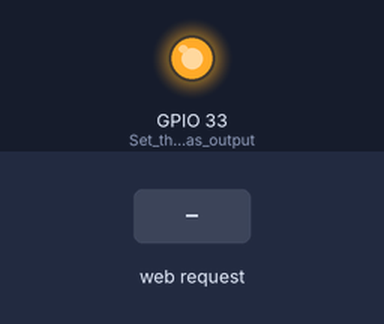
Simulated run of this sketch. Board: ESP32. Shown: output pins drawn as LEDs (lit = HIGH). Inputs (shaded band) come from the test bench. WiFi joins after 1.5 s; servers stay silent unless stated; the camera gives no picture; what the sketch prints to the serial monitor is not drawn.

Above: at 3.0 s.
3.1 s: HTTP request GET /get_img received
At 4.9 s:
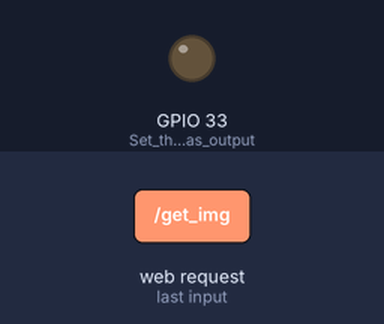
Timing chart, 0 to 13.8 s (numbered marks = the images above; inputs shaded):
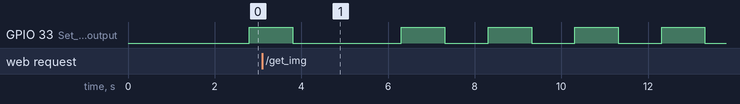

The sketch:

ESPCAM_TakePhoto.ino
```cpp
// (licence header left out)
#include "esp_camera.h"
#include <WiFi.h>
#include "esp_timer.h"
#include "img_converters.h"
#include "Arduino.h"
#include "fb_gfx.h"
#include "soc/soc.h" //disable brownout problems
#include "soc/rtc_cntl_reg.h"  //disable brownout problems
#include "esp_http_server.h"


const char* ssid = "_";
const char* password = "_";

IPAddress local_IP(192, 168, 10, 154);
IPAddress gateway(192, 168, 10, 1);


IPAddress subnet(255, 255, 255, 0);

WiFiServer wifiServer(80);


#define PART_BOUNDARY "123456789000000000000987654321"

// This project was tested with the AI Thinker Model, M5STACK PSRAM Model and M5STACK WITHOUT PSRAM
#define CAMERA_MODEL_AI_THINKER

#if defined(CAMERA_MODEL_AI_THINKER)
  #define PWDN_GPIO_NUM     32
  #define RESET_GPIO_NUM    -1
  #define XCLK_GPIO_NUM      0
  #define SIOD_GPIO_NUM     26
  #define SIOC_GPIO_NUM     27

  #define Y9_GPIO_NUM       35
  #define Y8_GPIO_NUM       34
  #define Y7_GPIO_NUM       39
  #define Y6_GPIO_NUM       36
  #define Y5_GPIO_NUM       21
  #define Y4_GPIO_NUM       19
  #define Y3_GPIO_NUM       18
  #define Y2_GPIO_NUM        5
  #define VSYNC_GPIO_NUM    25
  #define HREF_GPIO_NUM     23
  #define PCLK_GPIO_NUM     22
#else
  #error "Camera model not selected"
#endif

camera_fb_t * fb = NULL;
esp_err_t res = ESP_OK;
size_t _jpg_buf_len = 0;
uint8_t * _jpg_buf = NULL;
char * part_buf[64];

void setup() {
  WRITE_PERI_REG(RTC_CNTL_BROWN_OUT_REG, 0); //disable brownout detector

  Serial.begin(115200);
  Serial.setDebugOutput(false);

  // LED PIN
  pinMode(33, OUTPUT); // Set the pin as output
  digitalWrite(33, LOW); //Turn on

  camera_config_t config;
  config.ledc_channel = LEDC_CHANNEL_0;
  config.ledc_timer = LEDC_TIMER_0;
  config.pin_d0 = Y2_GPIO_NUM;
  config.pin_d1 = Y3_GPIO_NUM;
  config.pin_d2 = Y4_GPIO_NUM;
  config.pin_d3 = Y5_GPIO_NUM;
  config.pin_d4 = Y6_GPIO_NUM;
  config.pin_d5 = Y7_GPIO_NUM;
  config.pin_d6 = Y8_GPIO_NUM;
  config.pin_d7 = Y9_GPIO_NUM;
  config.pin_xclk = XCLK_GPIO_NUM;
  config.pin_pclk = PCLK_GPIO_NUM;
  config.pin_vsync = VSYNC_GPIO_NUM;
  config.pin_href = HREF_GPIO_NUM;
  config.pin_sscb_sda = SIOD_GPIO_NUM;
  config.pin_sscb_scl = SIOC_GPIO_NUM;
  config.pin_pwdn = PWDN_GPIO_NUM;
  config.pin_reset = RESET_GPIO_NUM;
  config.xclk_freq_hz = 20000000;
  config.pixel_format = PIXFORMAT_JPEG;

  // change image resolution and quality
  config.frame_size = FRAMESIZE_UXGA;
  config.jpeg_quality = 10;
  config.fb_count = 2;


  // Camera init
  esp_err_t err = esp_camera_init(&config);
  if (err != ESP_OK) {
    Serial.printf("Camera init failed with error 0x%x", err);
    return;
  }

  sensor_t * s = esp_camera_sensor_get();
  s->set_hmirror(s, 0);        // 0 = disable , 1 = enable
  s->set_vflip(s, 1); // flip it back

  // WI-FI
  if (!WiFi.config(local_IP, gateway, subnet)) {
    Serial.println("STA Failed to configure");
  }

  // Connect to Wi-Fi network with SSID and password
  Serial.print("Connecting to ");
  Serial.println(ssid);
  WiFi.begin(ssid, password);
  while (WiFi.status() != WL_CONNECTED) {
    delay(500);
    Serial.print(".");
  }

  Serial.print("\nWiFi connected with IP: ");
  Serial.println(WiFi.localIP());

  wifiServer.begin();

}

void loop() {

  WiFiClient client = wifiServer.available();

  if (client) {

    digitalWrite(33, LOW); //Turn on buit-in led

    while (client.connected()) {
      String myString = "";
      while (client.available() > 0) {
        char c = client.read();
        myString += c;
      }

      if(myString == "get_img") {
        // capture camera frame
        camera_fb_t *fb = esp_camera_fb_get();

        if(!fb) {
           Serial.println("Camera capture failed");
            return;
        } else {
            Serial.println("Camera capture successful!");
        }
        const char *data = (const char *)fb->buf;

        client.write(data, fb->len);

        esp_camera_fb_return(fb);

        Serial.println("done sending img");

        client.write("tx_complete");
      }

      delay(10);
    }

    client.stop();
    Serial.println("Client disconnected");

  }

  Serial.println("No client...");

  digitalWrite(33,LOW);
  delay(1000);
  digitalWrite(33,HIGH);
  delay(1000);
}
```

Measured:
- by itself, GPIO 33 (Set_the_pin_as_output): repeats every 2.0 s: HIGH 1.0 s, LOW 1.0 s
